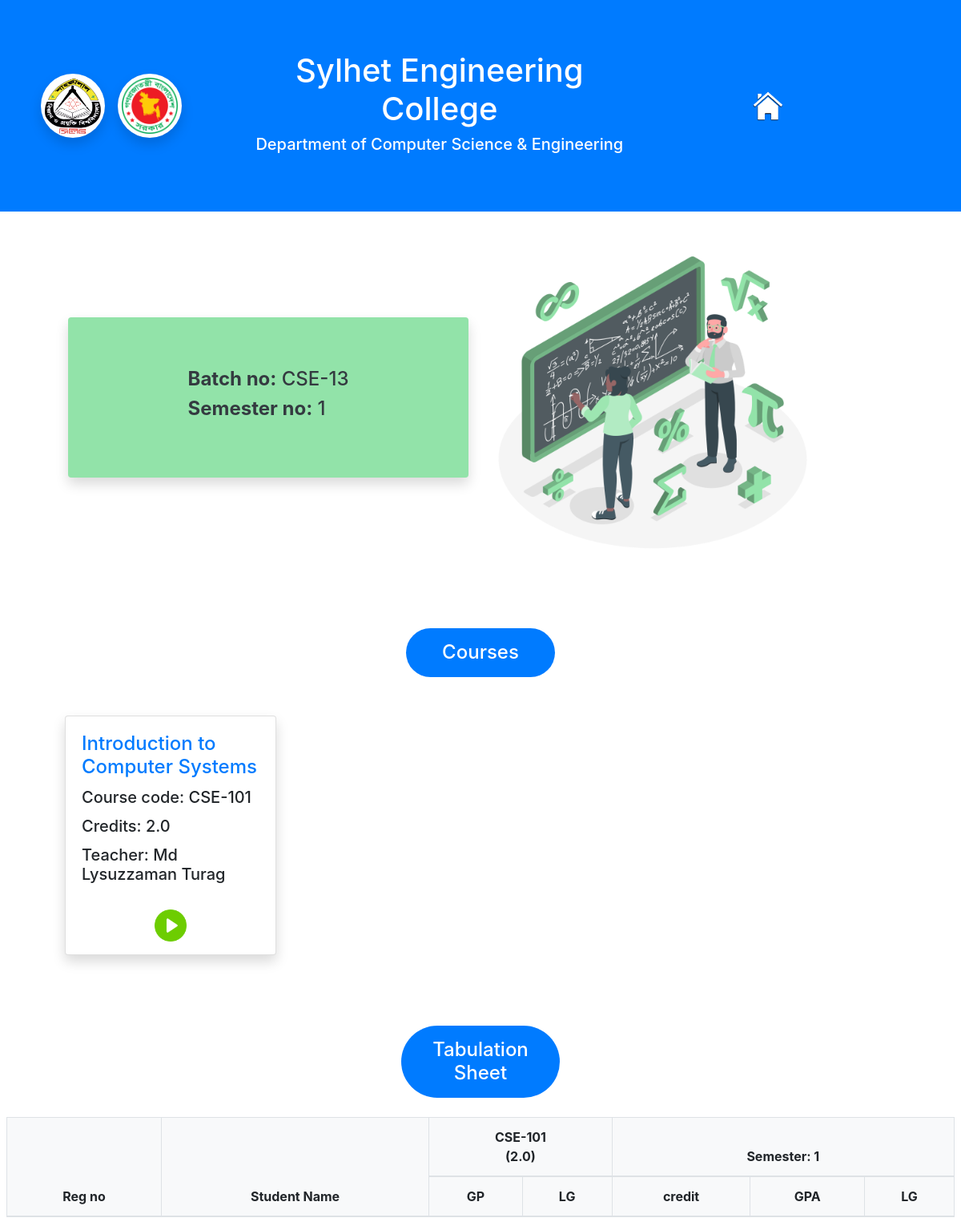
Page /main/semesters/CSE-13/1 on the committed database.
### main/models.py (models this page shows)
class Course(models.Model):
    id = models.AutoField
    batch_no = models.CharField(max_length=8, default="")
    semester_no = models.IntegerField(default=None)
    course_code = models.CharField(max_length=8, default="")
    course_title = models.CharField(max_length=60, default="")
    course_type =  models.CharField(max_length=10, default="")
    course_credits = models.FloatField(default=0)
    course_teacher = models.CharField(max_length=40, default="")

### main/views.py (the view, shortened to what this page needs)
# urls.py: path('semesters/<str:batch_no>/<int:semester_no>', views.semester_view, name="semester_view"),
def semester_view(request, batch_no, semester_no):
    teachers = Teacher.objects.all()
    courses = Course.objects.filter(batch_no=batch_no, semester_no=semester_no)
    students = Student.objects.filter(batch_no=batch_no)
    result_objects = Result.objects.filter(batch_no=batch_no, semester_no=semester_no)
    table_sheet = list()
    context = {'batch_no':batch_no, 'semester_no':semester_no, 'courses':courses, 'table_sheet':table_sheet, 'teachers':teachers}
    return render(request, 'main/semester_view.html', context)

### main/templates/main/semester_view.html (shortened to what this page needs)
{% extends 'main/base.html' %}
{% load static %}
{% block body %}
<section class="text-with-img row">
  <div class="col-6 d-flex justify-content-end align-items-center">
    <div class="text-dark p-4 rounded illustrator-details shadow w-50 h-50 d-flex justify-content-center align-items-center">
      <div>
        <h4><b>Batch no:</b> {{batch_no}}</h4>
        <h4><b>Semester no:</b> {{semester_no}}</h4>
      </div>
    </div>
  </div>
  <div class="col-6 d-flex justify-content-start align-items-center">
    <img src="{% static 'main/images/teaching1.png' %}" alt="student" class="illustrator-img">
  </div>
</section>
<section class="m-4 p-3">
  <div class="d-flex justify-content-center mt-5 mb-3">
    <h4 class="bg-primary text-center text-white p-3 rounded-pill col-2">Courses</h4>
  </div>
  <section class="row row-cols-4 px-5 py-3 d-flex">
      {% for course in courses %}
      <div class="card course-card m-2 float-left shadow">
        <div class="card-body">
            <h4 class="card-title text-primary">{{course.course_title}}</h4>
            <h5 class="card-title">Course code: {{course.course_code}}</h5>
            <h5 class="card-title">Credits: {{course.course_credits}}</h5>
            <h5 class="card-title">Teacher: {{course.course_teacher}}</h5>
        </div>
        <div class="d-flex justify-content-center pb-3">
          <div>
            <a class="mx-2" href="/main/courses/{{batch_no}}/{{semester_no}}/{{course.course_type}}/{{course.course_code}}">
              <img src="{% static 'main/images/play-button.png' %}" alt="edit" class="card-icon" type="button">
            </a>
          </div>
        </div>
      </div>
      {% endfor %}
  </section>
</section>
<section class="m-2">
  <div class="d-flex justify-content-center mt-5 mb-3">
    <h4 class="bg-primary text-center text-white p-3 rounded-pill col-2">Tabulation Sheet</h4>
  </div>
  <table class="table table-bordered bg-light" style="max-width: 100vw">
    <thead>
      <tr class="text-center">
          <th scope="col" rowspan="2">Reg no</th>
          <th scope="col" rowspan="2">Student Name</th>
          {% for course in courses %}
              <th scope="col" colspan="2">{{course.course_code}} <br> ({{course.course_credits}})</th>
          {% endfor %}
          <th scope="col" colspan="3">Semester: {{semester_no}}</th>
      </tr>
      <tr class="text-center">
          {% for course in courses %}
              <th>GP</th>
              <th>LG</th>
          {% endfor %}
          <th>credit</th>
          <th>GPA</th>
          <th>LG</th>
      </tr>
    </thead>
  </table>
</section>
{% endblock %}

### rows in the picture
Course: batch_no "CSE-13", course_title "Introduction to Computer Systems", course_code "CSE-101", course_credits "2.0", course_teacher "Md Lysuzzaman Turag"

### other values in the picture
{{ semester_no }} "1"
